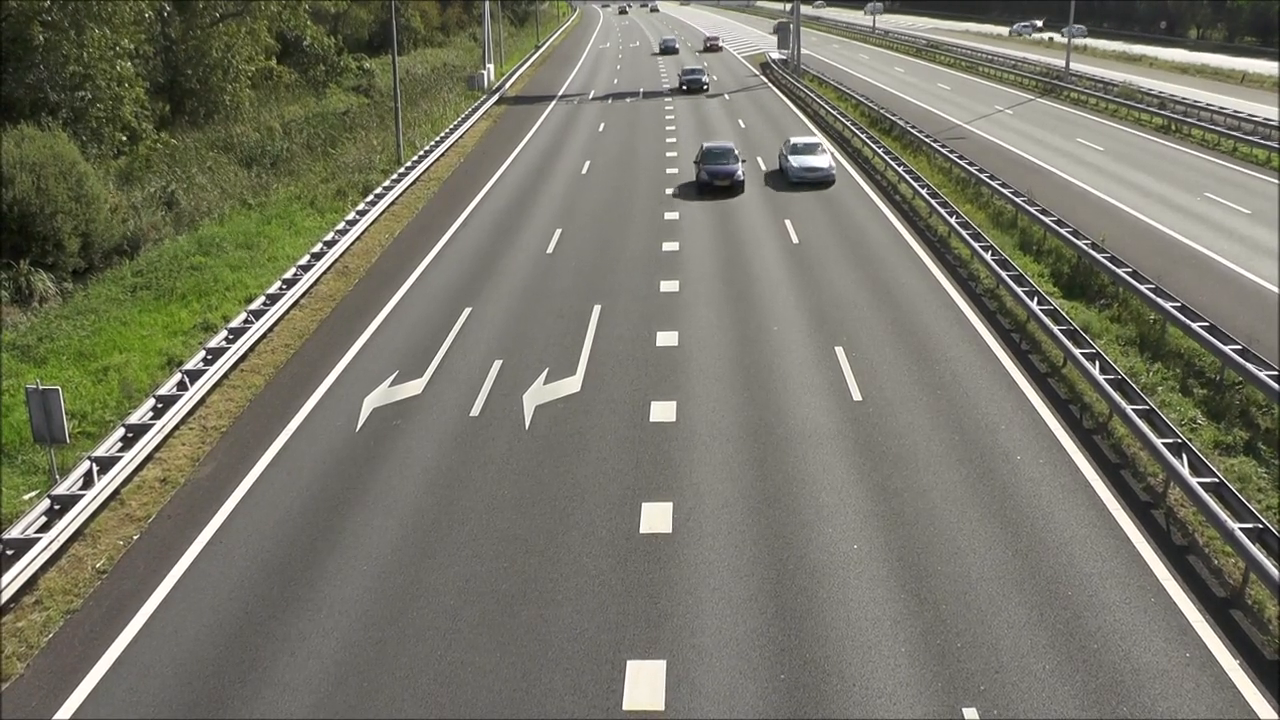
#> input picture frame 33 of part_3/docs/traffic.mp4, 1280 x 720 px
$ python my_sol.py   (older library calls are emulated)
#> lines starting #> are read from the running program, lines starting #| are printed output that depends on the picture; after the words box and inside, x2 and y2 are one past the last pixel; in counts of white or black regions, pixels touching at a corner belong together
import cv2
import numpy as np

def showMask(window_name, image):
    image_to_show = image.astype(np.uint8) * 255
    cv2.imshow(window_name, image_to_show)

def main():
    cap = cv2.VideoCapture('docs/traffic.mp4')
    WIDTH = int(cap.get(cv2.CAP_PROP_FRAME_WIDTH))
    HEIGHT = int(cap.get(cv2.CAP_PROP_FRAME_HEIGHT))
    FPS = round(cap.get(cv2.CAP_PROP_FPS),2)
    print('fps: ', FPS)

    while True:
        #Read frame
        ret, frame = cap.read()
#> frame is the input picture: shape (720, 1280, 3); mean B, G, R 103.9, 117.9, 118.6
        if not ret:
            print('Finished reading video file')
            break

        # Change into hsv
        hsv_frame = cv2.cvtColor(frame, cv2.COLOR_BGR2HSV)
#> hsv_frame: shape (720, 1280, 3); mean H, S, V 28.8, 39.9, 120.1
        h, s, v = cv2.split(hsv_frame)
        # cv2.imshow('H', h)
        # cv2.imshow('S', s)
        # cv2.imshow('V', v)

        mask_h = np.logical_and(h > 0, h < 60)     # Mask cars and green grass
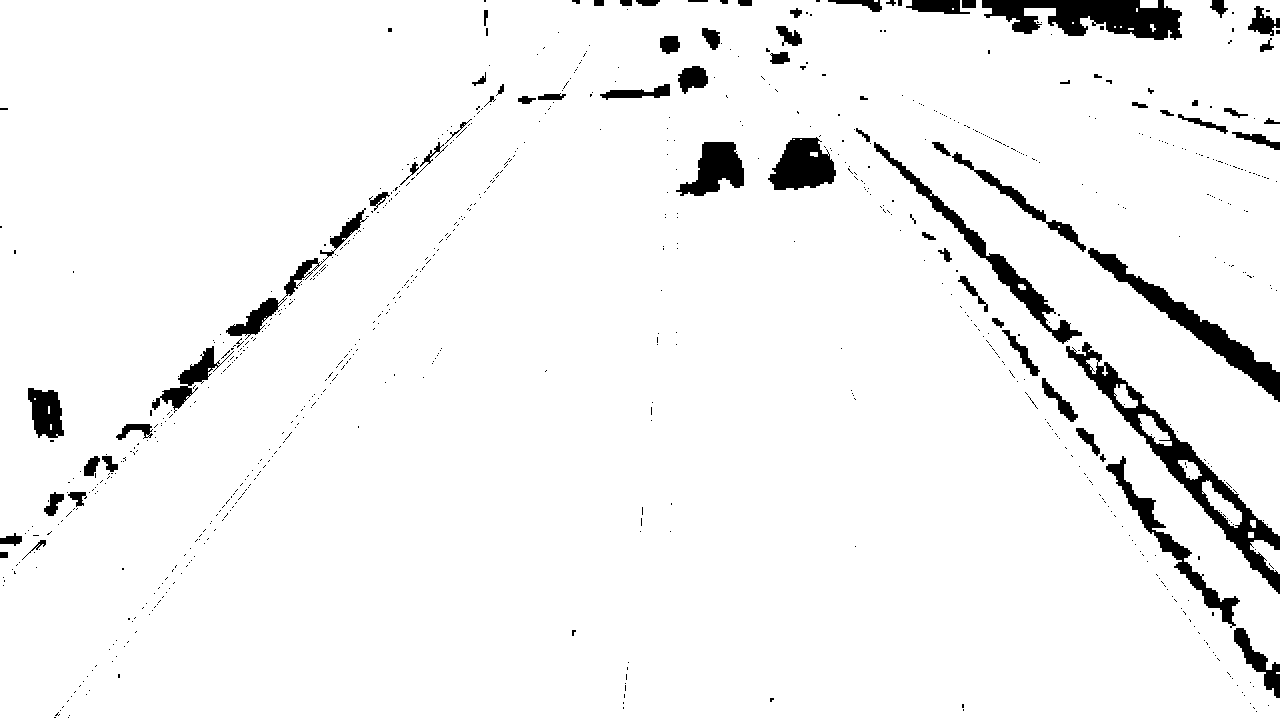
#> mask_h: shape (720, 1280) bool; 95.3% white; 803 black regions (728 under 20 px), largest, box (x1, y1, x2, y2) and area: (1066, 342, 1280, 594) 6351, (982, 0, 1182, 40) 5084, (1088, 248, 1280, 402) 4172
        mask_s = np.logical_and(s > 0, s < 255)
#> mask_s: shape (720, 1280) bool; 98.9% white; 1178 black regions (1068 under 20 px), largest, box (x1, y1, x2, y2) and area: (1126, 494, 1166, 530) 316, (982, 0, 1008, 16) 268, (1106, 460, 1132, 492) 240
        mask_v = np.logical_or(np.logical_and(v > 0, v < 180), np.logical_and(v > 210, v < 255))    #Mask out white lines
#> mask_v: shape (720, 1280) bool; 95.8% white; 2030 black regions (1897 under 20 px), largest, box (x1, y1, x2, y2) and area: (962, 118, 1278, 293) 5511, (54, 102, 556, 718) 4861, (789, 133, 1278, 718) 3801

        # Putting the mask alltoghether
        mask = np.logical_and(mask_h, mask_s)
#> mask: shape (720, 1280) bool; 95.3% white; 846 black regions (771 under 20 px), largest, box (x1, y1, x2, y2) and area: (1066, 342, 1280, 594) 6352, (982, 0, 1182, 40) 5084, (1088, 248, 1280, 402) 4172
        mask = np.logical_and(mask, mask_v)
#> mask: shape (720, 1280) bool; 91.7% white; 1727 black regions (1583 under 20 px), largest, box (x1, y1, x2, y2) and area: (854, 128, 1280, 594) 10152, (3, 96, 498, 588) 7398, (768, 133, 1278, 718) 5966

        mask = np.logical_not(mask).astype(np.uint8) * 255
        # showMask('mask', mask)

        # Remove noise with erode
        kernel = np.ones((5, 5), np.uint8)
        mask_eroded = cv2.erode(mask, kernel, iterations=4)
#> mask_eroded: shape (720, 1280); 0.24% white; 10 white regions (2 under 20 px), largest, box (x1, y1, x2, y2) and area: (1064, 0, 1128, 18) 804, (784, 148, 826, 180) 637, (706, 149, 734, 184) 424
        mask_eroded = (mask_eroded.astype(float) / 255).astype(np.bool)
        # showMask('eroded', mask_eroded)

        # Define Road
        pts = [(1, HEIGHT), (1279, HEIGHT), (1277, 659), (930, 233), (776, 84), (660, 1), (562, 1), (553, 19), (444, 155), (218, 412), (2, 680)]

        pts_arr = np.array(pts, np.int32).reshape((-1, 1, 2))
        isClosed = True
        color = (255, 0, 0)
        thickness = 2
        # cv2.polylines(frame, [pts_arr], isClosed, color, thickness)

        mask_road = np.zeros(frame.shape[:2], dtype=np.uint8)
        cv2.fillPoly(mask_road, [pts_arr], 1)
#> mask_road: shape (720, 1280); values 0 (black) and 1 (white), 58.9% white; 1 black region, box (x1, y1, x2, y2) and area: (0, 0, 1280, 720) 379144
        mask_road = cv2.erode(mask_road, kernel, iterations=4)
        mask_road = mask_road.astype(bool)
        # showMask('road', mask_road)

        better_mask = np.logical_and(mask_road, mask_eroded).astype(np.uint8)
#> better_mask: shape (720, 1280); values 0 (black) and 1 (white), 0.12% white; 3 white regions (1 under 20 px), largest, box (x1, y1, x2, y2) and area: (784, 148, 826, 180) 637, (706, 149, 734, 184) 424
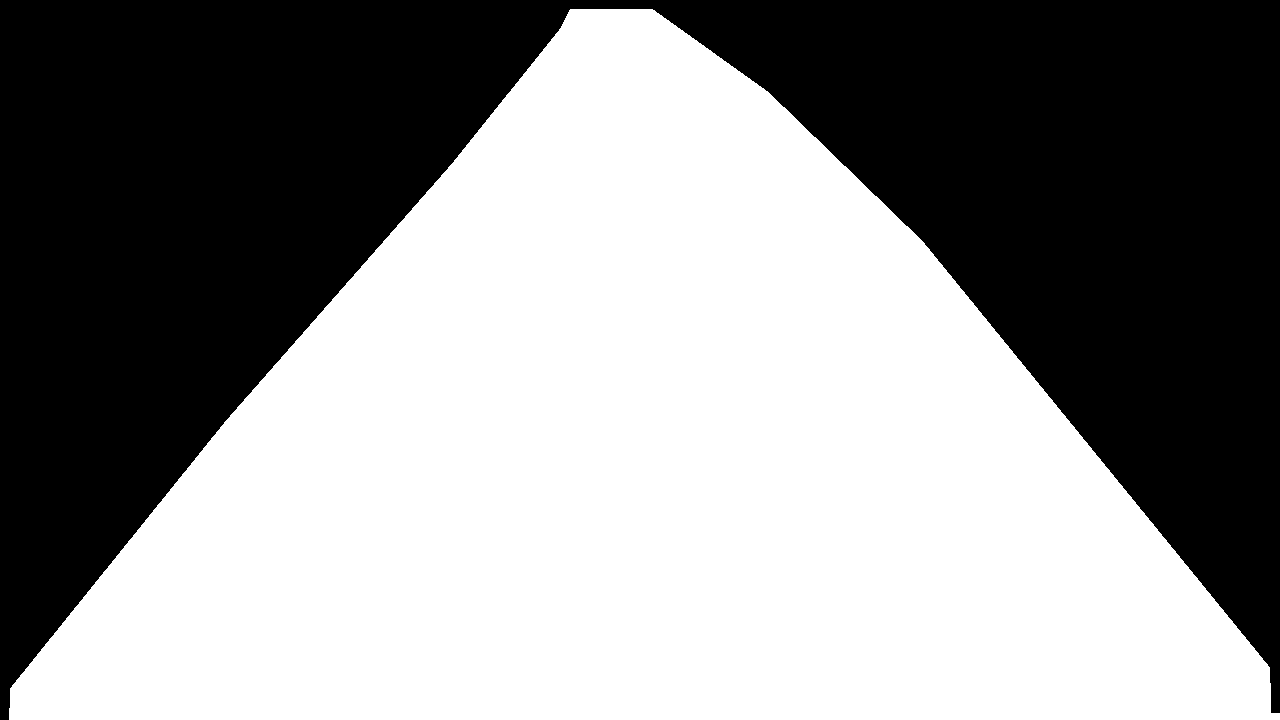
#> mask_road: shape (720, 1280) bool; 56.5% white; 1 black region, box (x1, y1, x2, y2) and area: (0, 0, 1280, 720) 400696
        showMask('mask', better_mask)

        # Define lane 4
        lane_4_pts = [(979, HEIGHT), (1277, HEIGHT), (944, 270), (723, 41), (651, 2), (638, 4), (687, 39), (757, 160)]
        lane_4_pts = np.array(lane_4_pts, np.int32).reshape((-1, 1, 2))

        lane_3_pts = [(646, HEIGHT), (982, HEIGHT), (840, 344), (730, 97), (679, 31), (640, 6), (620, 7), (642, 25), (667, 77), (673, 210), (666, 408)]
        lane_3_pts = np.array(lane_3_pts, np.int32).reshape((-1, 1, 2))

        lane_2_pts = [(337, HEIGHT), (645, HEIGHT), (672, 316), (670, 121), (651, 38), (620, 6), (601, 7), (617, 28), (613, 80), (584, 171), (493, 372)]
        lane_2_pts = np.array(lane_2_pts, np.int32).reshape((-1, 1, 2))

        lane_1_pts = [(51, HEIGHT), (337, HEIGHT), (482, 367), (573, 156), (598, 75), (603, 24), (588, 2), (577, 24), (531, 104), (329, 356), (171, 566)]
        lane_1_pts = np.array(lane_1_pts, np.int32).reshape((-1, 1, 2))

        isClosed = True
        color = (255, 0, 0)
        thickness = 2
        cv2.polylines(frame, [lane_4_pts], isClosed, color, thickness)
        cv2.polylines(frame, [lane_3_pts], isClosed, color, thickness)
        cv2.polylines(frame, [lane_2_pts], isClosed, color, thickness)
        cv2.polylines(frame, [lane_1_pts], isClosed, color, thickness)

        # Seperate into all compontes
        better_mask = cv2.dilate(better_mask, kernel, iterations=5)
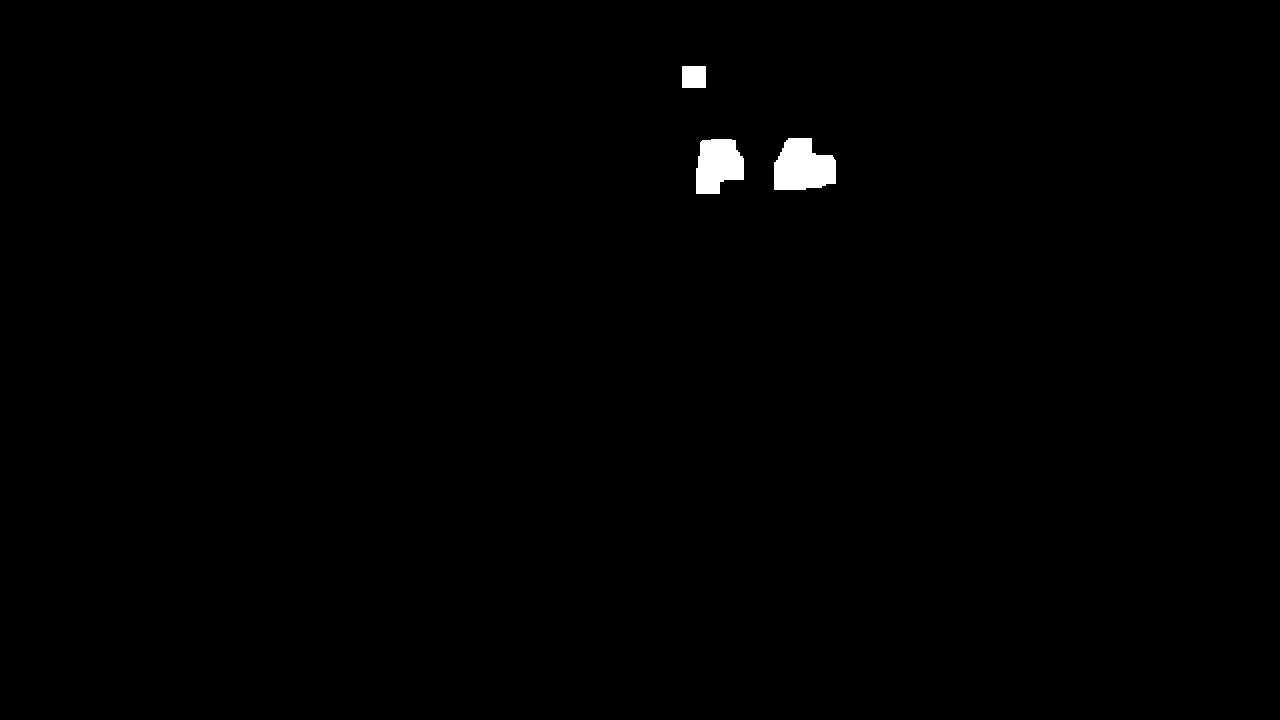
#> better_mask: shape (720, 1280); values 0 (black) and 1 (white), 0.56% white; 3 white regions, box (x1, y1, x2, y2) and area: (774, 138, 836, 190) 2517, (696, 139, 744, 194) 2084, (682, 66, 706, 88) 528
        showMask('mask2', better_mask)
        numLabels, labels, stats, centroids = cv2.connectedComponentsWithStats(better_mask)
#> labels: shape (720, 1280) int32; 4 distinct labels, from 0 to 3
#> numLabels = 4; stats = [[0, 0, 1280, 720, 916471], [682, 66, 24, 22, 528], [696, 139, 48, 55, 2084], [774, 138, 62, 52, 2517]]; centroids = [[638.8, 360.6], [693.5, 76.5], [717.5, 164.8], [802.4, 166.6]]

        for i in range(1, numLabels): # 0 is the background
            area = stats[i, cv2.CC_STAT_AREA]

            if area > 10:
                x = stats[i, cv2.CC_STAT_LEFT]
                y = stats[i, cv2.CC_STAT_TOP]
                w = stats[i, cv2.CC_STAT_WIDTH]
                h = stats[i, cv2.CC_STAT_HEIGHT]

                # Draw green bounding box on the original frame
                cv2.rectangle(frame, (x, y), (x + w, y + h), (0, 255, 0), 2)
#> this loop made 3 passes
#> (area, x, y, w, h) on passes 1 to 3: (528, 682, 66, 24, 22), (2084, 696, 139, 48, 55), (2517, 774, 138, 62, 52)
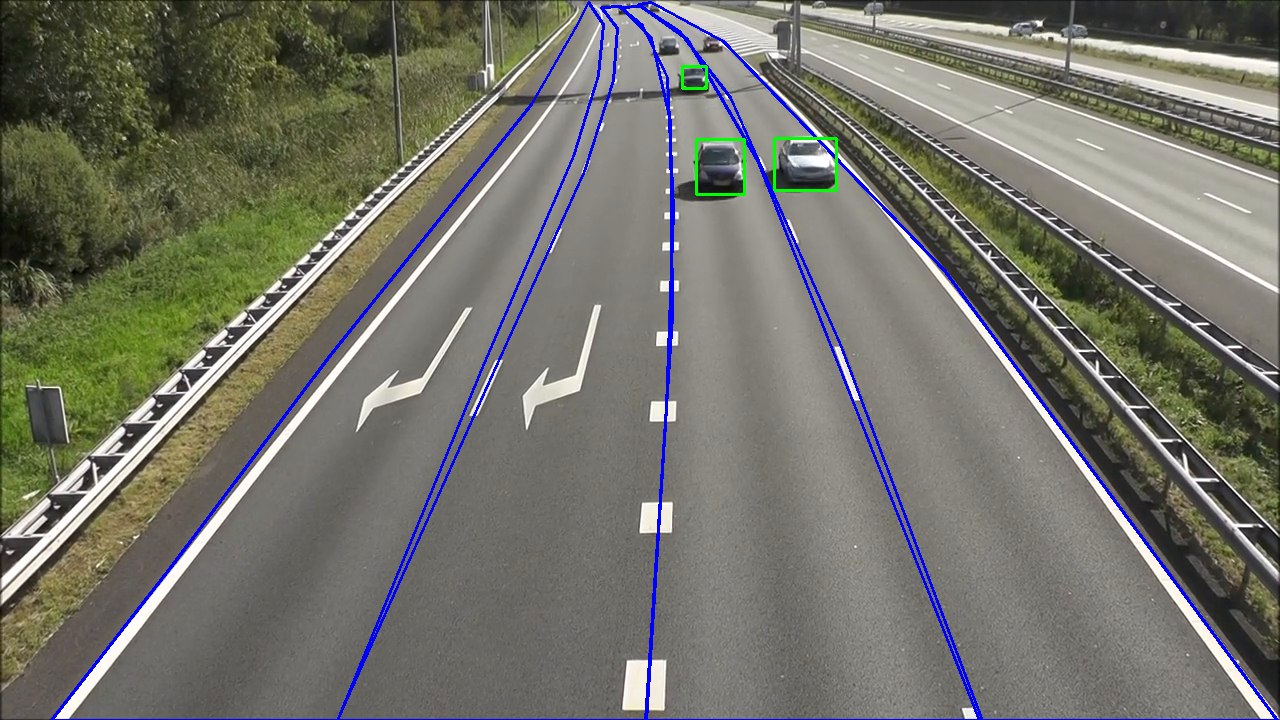
#> frame: shape (720, 1280, 3); mean B, G, R 106.1, 115.3, 115.5


        frame_time = int(round(1/FPS * 1000))

        cv2.imshow('frame', frame)
        key = cv2.waitKey(frame_time)
#> (key Esc is pressed here)
        # key = cv2.waitKey(0)
        if key == 27:
            break


if __name__ == '__main__':
    main()
    cv2.destroyAllWindows()

$ run again, starting later in the video
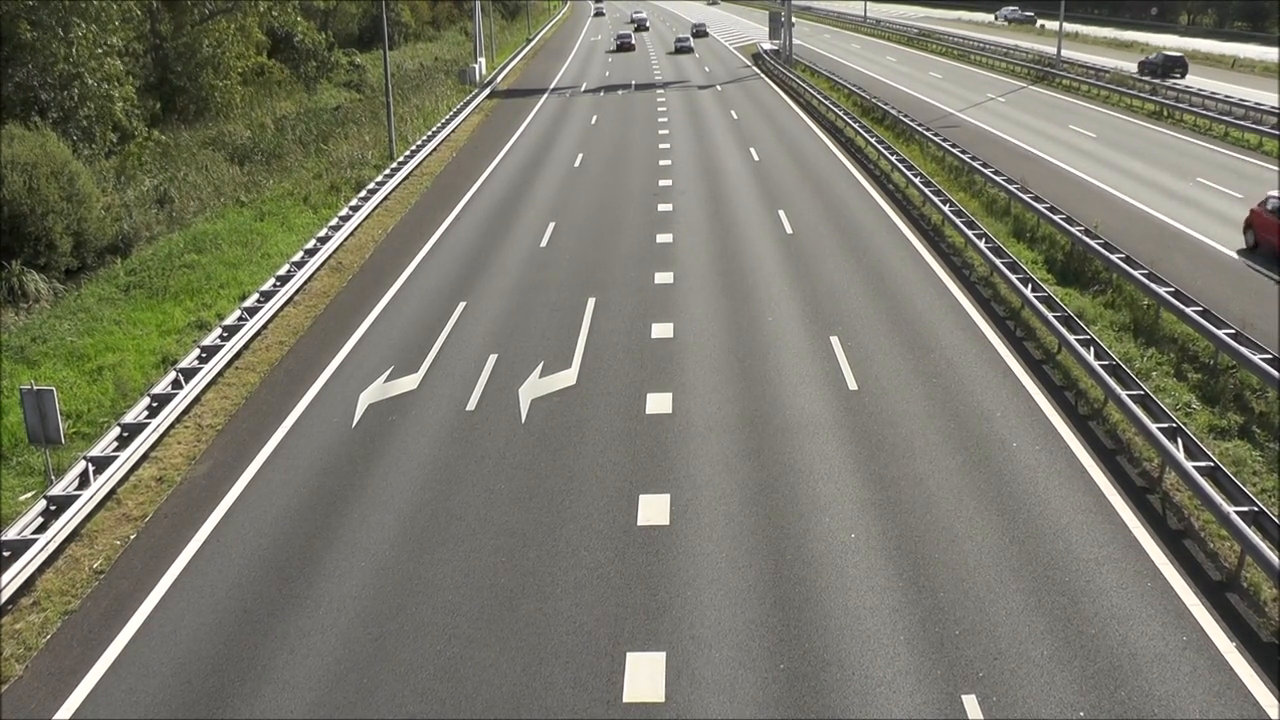
#> input picture frame 150 of part_3/docs/traffic.mp4, 1280 x 720 px
#> in main, frame is the input picture: shape (720, 1280, 3); mean B, G, R 106.3, 120.4, 121.2
#> hsv_frame: shape (720, 1280, 3); mean H, S, V 28.8, 39.3, 122.7
#> in main, `mask_h = np.logical_and(h > 0, h < 60)`:
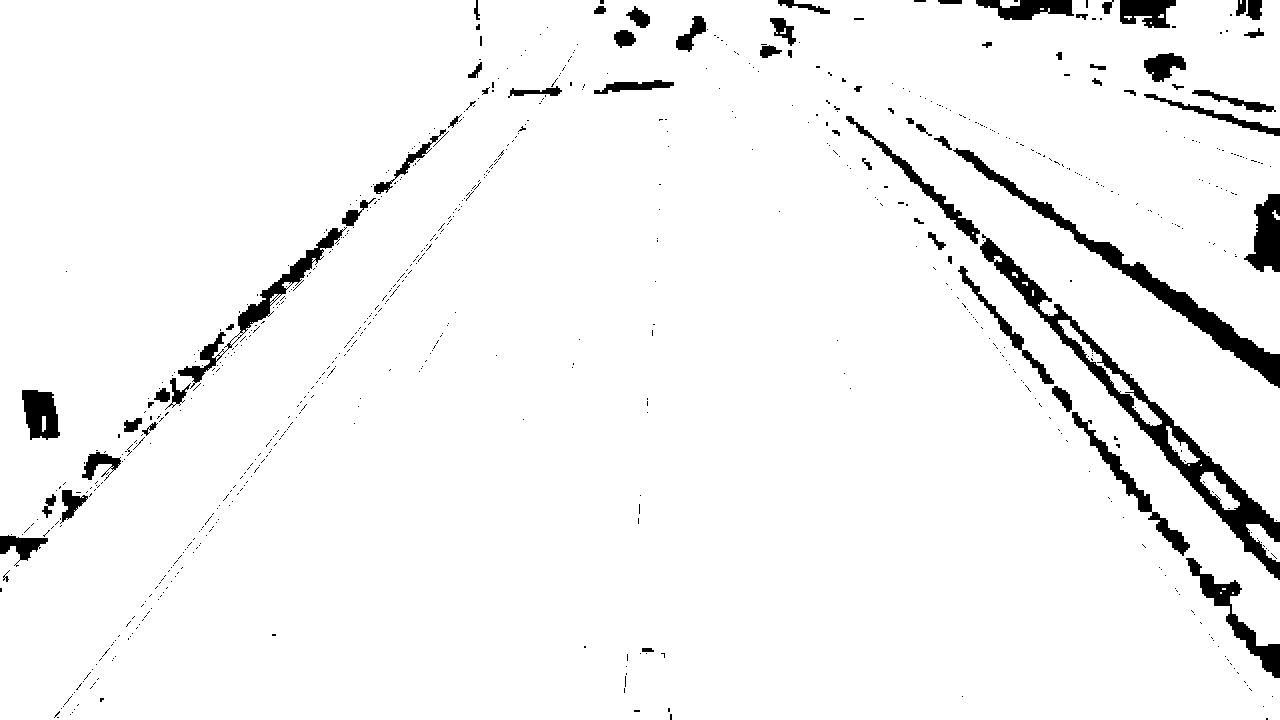
#> mask_h: shape (720, 1280) bool; 95.6% white; 748 black regions (678 under 20 px), largest, box (x1, y1, x2, y2) and area: (980, 234, 1280, 580) 8447, (953, 148, 1280, 388) 5656, (178, 227, 347, 389) 2474
#> mask_s: shape (720, 1280) bool; 99% white; 1138 black regions (1059 under 20 px), largest, box (x1, y1, x2, y2) and area: (1150, 0, 1176, 28) 380, (190, 273, 301, 389) 338, (1210, 588, 1232, 608) 244
#> mask_v: shape (720, 1280) bool; 95.4% white; 1833 black regions (1696 under 20 px), largest, box (x1, y1, x2, y2) and area: (956, 100, 1261, 258) 9027, (763, 77, 1278, 718) 5323, (52, 95, 546, 719) 5149
#> better_mask: shape (720, 1280); every value is 0
#> in main, `cv2.polylines(frame, [lane_1_pts], isClosed, color, thickness)`:
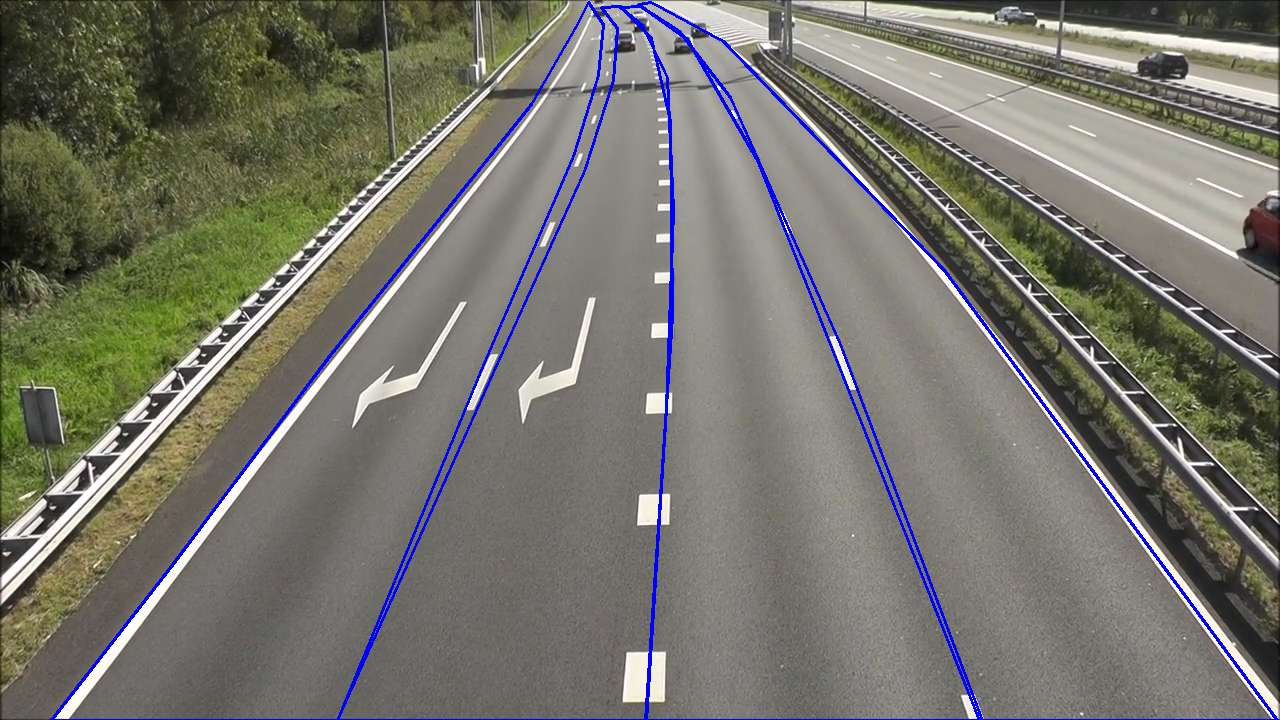
#> frame: shape (720, 1280, 3); mean B, G, R 108.6, 117.5, 118.2
#> labels: shape (720, 1280) int32; every value is 0
#> numLabels = 1; stats = [[0, 0, 1280, 720, 921600]]; centroids = [[639.5, 359.5]]
